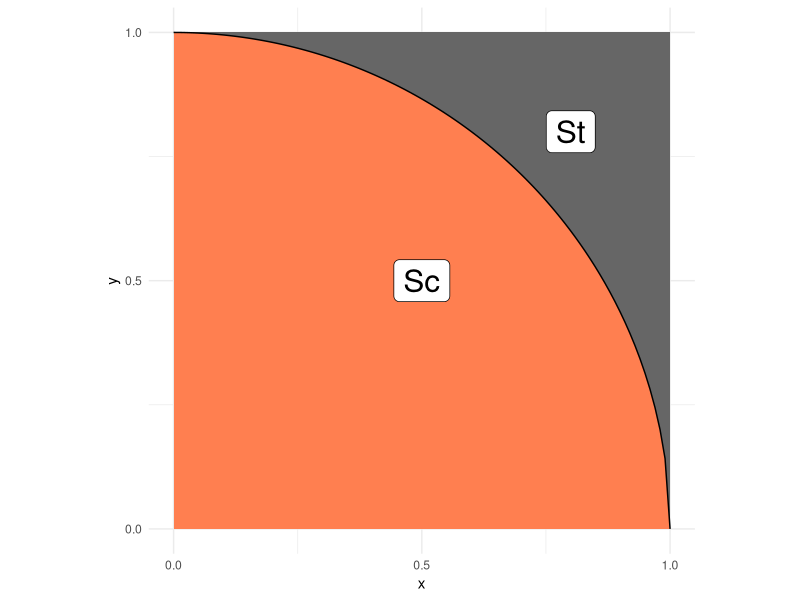
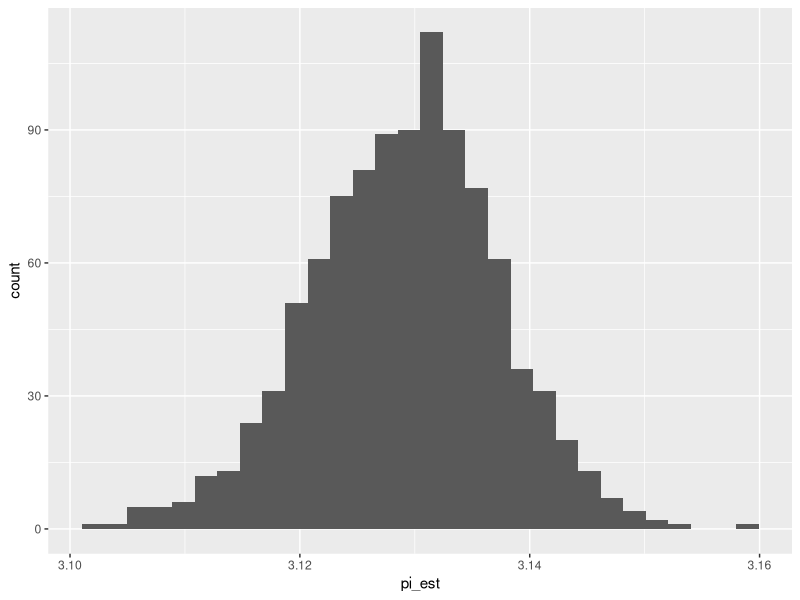

The R source for these figures, in order:
## ---- chunk 1
library(tidyverse)
library(rsample)
## ---- chunk 2
## NOTE: No need to edit; this visual helps explain the pi estimation scheme
tibble(x = seq(0, 1, length.out = 100)) %>%
  mutate(y = sqrt(1 - x^2)) %>%

  ggplot(aes(x, y)) +
  annotate(
    "rect",
    xmin = 0, ymin = 0, xmax = 1, ymax = 1,
    fill = "grey40",
    size = 1
  ) +
  geom_ribbon(aes(ymin = 0, ymax = y), fill = "coral") +
  geom_line() +
  annotate(
    "label",
    x = 0.5, y = 0.5, label = "Sc",
    size = 8
  ) +
  annotate(
    "label",
    x = 0.8, y = 0.8, label = "St",
    size = 8
  ) +
  scale_x_continuous(breaks = c(0, 1/2, 1)) +
  scale_y_continuous(breaks = c(0, 1/2, 1)) +
  theme_minimal() +
  coord_fixed()
## ---- chunk 3
## TASK: Choose a sample size and generate samples
n <- 40000 # Choose a sample size
x <- runif(n, min = 0, max = 1)
y <- runif(n, min = 0, max = 1)

df_q1 <-
  tibble(x,y)
df_q1
## ---- chunk 4
## NOTE: Do not edit this code
# Correct sample size
assertthat::assert_that(
  dim(df_q1) %>% 
    .[[1]] == n,
  msg = "The sample size should be `n`"
)
# Correct column names
assertthat::assert_that(
  setequal(names(df_q1), c("x", "y")),
  msg = "df_q1 must include the columns `x` and `y`"
)
print("Good")
## ---- chunk 5
## TASK: Finish implementing this function
stat <- function(x, y) {
  r <- sqrt(x^2 + y^2)
  in_circle <- r <= 1
  stat <- 4 * in_circle
}
## ---- chunk 6
## TASK: Finish writing these assert statements

# Check the value for points *inside* the circle
assertthat::assert_that(
    tibble(x = 0.1, y = 0.1) %>% # Pick a point *inside* the circle
    mutate(stat = stat(x, y)) %>% 
    pull(stat) %>% 
    .[[1]] == 4,
  # ???, # Write the correct value of stat() here
  msg = "Incorrect value when a point is inside the circle"
)

# Check the value for points *outside* the circle
assertthat::assert_that(
   tibble(x = 0.9, y = 0.9) %>% # Pick a point *outside* the circle
    mutate(stat = stat(x, y)) %>% 
    pull(stat) %>% 
    .[[1]] == 0,
  # ???, # Write the correct value of stat() here
  msg = "Incorrect value when a point is outside the circle"
)
print("Your assertions passed, but make sure they're checking the right thing!")
## ---- chunk 7
## TASK: Estimate pi using your data from q1
df_q3 <-
  df_q1 %>% 
 # mutate(sum_sq = x^2 + y^2) %>% 
 # filter(sum_sq <= 1)%>% 
  #summarise(pi_est = 4 * length(sum_sq)/n)
  mutate(stat = stat(x,y)) %>% 
  summarize(pi_est = mean(stat))
df_q3
## ---- chunk 8
## NOTE: Do not edit this code
# Correct sample size
assertthat::assert_that(
  dim(df_q3) %>% 
    .[[1]] == 1,
  msg = "This result should have just one row"
)
# Correct column names
assertthat::assert_that(
  setequal(names(df_q3), c("pi_est")),
  msg = "df_q3 must include the column `pi_est`"
)
print("Good")
## ---- chunk 9
## TASK: Finish the code below
df_q4 <- 
  df_q1 %>% 
  bootstraps(., times = 1000) %>% 
  mutate(
    pi_est = map_dbl(
      splits,
      function(split_df) {
        analysis(split_df) %>% 
          # Estimate pi (pi_est) using the resampled data;
          # this should be *identical* to the
          # code you wrote for q3
          mutate(stat = stat(x,y)) %>% 
          summarize(pi_est = mean(stat)) %>%
          pull(pi_est)
      }
    )
  )

## NOTE: Do not edit; use this to visualize your results
df_q4 %>% 
  ggplot(aes(pi_est)) +
  geom_histogram()
## ---- chunk 10
## TASK: Compute a bootstrap confidence interval at the 95% level (alpha = 0.05)
alpha <- 0.05

df_q5 <- 
  df_q4 %>% 
  summarize(
    mean_lo = quantile(pi_est, alpha / 2),
    mean_up = quantile(pi_est, 1 - alpha / 2)
  )

df_q5
## ---- chunk 11
df_q1 %>%
  mutate(stat = stat(x,y)) %>% 
    summarize(
     mean_pi = mean(stat),
     sd_pi = sd(stat),
     z_c = qnorm( 1 - (1 - 0.95) / 2 ),
     se_pi = sd_pi/sqrt(length(stat)),
     pi_lo = mean_pi - z_c * sd_pi / sqrt(length(stat)),
     pi_hi = mean_pi + z_c * sd_pi / sqrt(length(stat))
    ) 
